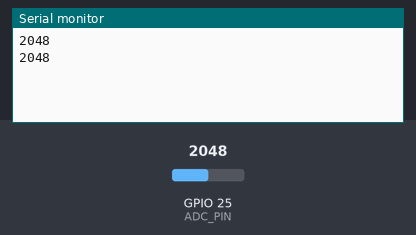
A program run on a simulated ESP32. On the bench: the last lines printed to the serial monitor. The test bench sets the inputs (shaded band); at power-on: GPIO 25 (ADC_PIN) = 2048.

Above: at 1.8 s.
1.9 s: GPIO 25 (ADC_PIN) set to 2866
At 2.8 s:
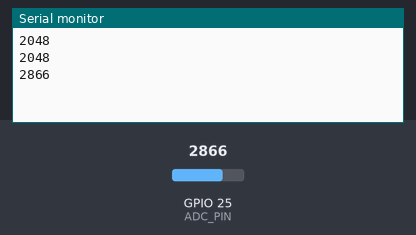
3.4 s: GPIO 25 (ADC_PIN) set to 3603
At 4.5 s:
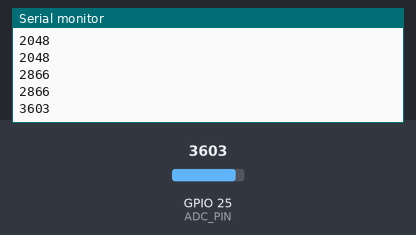
Timing chart, 0 to 6.4 s (numbered marks = the images above; inputs shaded):
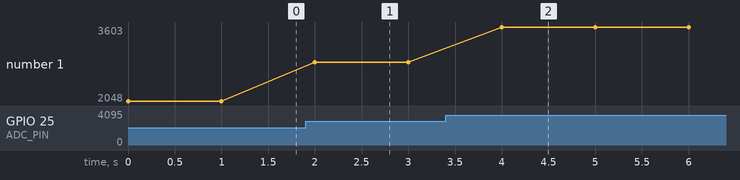

Measured:
- after the input at 1.9 s, the serial monitor: prints a new line after 0.10 s (image 1)
- after the input at 3.4 s, the serial monitor: prints a new line after 0.60 s (image 2)
- plotted number 1: 2048 → 2866 after the input at 1.9 s, 2866 → 3603 after the input at 3.4 s

The program:

main.cpp
```cpp
#include<arduino.h>

#define ADC_PIN 25  // 假设你使用的是GPIO25,主控板背面的EA引脚

void setup() {
  Serial.begin(115200);  // 初始化串口通信
  pinMode(ADC_PIN, INPUT);  // 设置ADC引脚为输入模式
}

void loop() {
  int adcValue = analogRead(ADC_PIN);  // 读取ADC值
  Serial.println(adcValue);  // 将ADC值打印到串口监视器
  delay(1000);  // 延迟1秒
}
```
